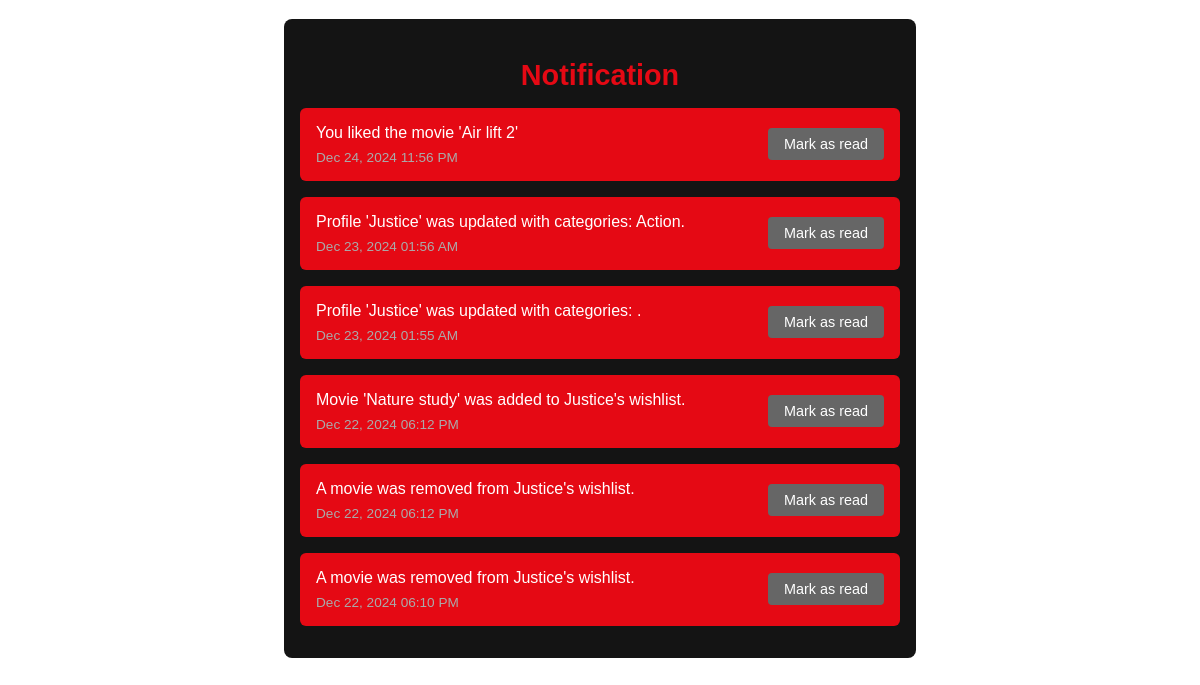
The app's page /notifications/ (signed in) with its own data.
### netflix/models.py (models this page shows, shortened)
class Notification(models.Model):
    profile = models.ForeignKey(Profile, on_delete=models.CASCADE, related_name="notifications")
    message = models.TextField()
    created_at = models.DateTimeField(auto_now_add=True)
    is_read = models.BooleanField(default=False)

### netflix/views.py (the view)
# urls.py: path('notifications/', notification_view, name='notification_view'),
@login_required
def notification_view(request):
    profile_id = request.session.get('active_profile_id')  # Example session variable
    profile = get_object_or_404(Profile, id=profile_id)
    if not profile:
        return render(request, 'netflix/notifications.html')  # Replace with your template
    notifications = Notification.objects.filter(profile=profile).order_by('-created_at')
    return render(request, 'netflix/notifications.html', {'notifications': notifications})

### templates/netflix/notifications.html (shortened to what this page needs)
<div class="notifications__container">
  <h2 class="notifications__title">Notification</h2>
  <ul class="notifications__list">
    {% for notification in notifications %}
    <li class="notification {% if not notification.is_read %}notification--unread{% endif %}" data-id="{{ notification.id }}">
      <div class="notification__content">
        <p class="notification__message">{{ notification.message }}</p>
        <span class="notification__time">{{ notification.created_at|date:"M d, Y h:i A" }}</span>
      </div>
      {% if not notification.is_read %}
        <button class="notification__mark-read" onclick="markAsRead({{ notification.id }})">Mark as read</button>
      {% endif %}
    </li>
    {% empty %}
      <li class="notification notification--empty">
        <p class="notification__message">You have no notifications.</p>
      </li>
    {% endfor %}
  </ul>
</div>

### templates/netflix/notifications.html (style rules this page uses)
.notifications__container { max-width: 600px; margin: 5mm auto; padding: 1rem; background-color: #141414; border-radius: 8px; color: #fff; font-family: Arial, sans-serif; }
.notifications__title { font-size: 1.8rem; font-weight: bold; margin-bottom: 1rem; text-align: center; color: #e50914; }
.notifications__list { list-style: none; padding: 0; margin: 0; }
.notification { padding: 1rem; margin-bottom: 1rem; border-radius: 6px; background-color: #333; display: flex; justify-content: space-between; align-items: center; transition: background-color 0.3s ease; }
.notification--unread { background-color: #e50914; }
.notification__content { display: flex; flex-direction: column; }
.notification__message { font-size: 1rem; margin: 0 0 0.5rem 0; }
.notification__time { font-size: 0.85rem; color: #aaa; }
.notification__mark-read { padding: 0.5rem 1rem; font-size: 0.9rem; color: #fff; background-color: #666; border: none; border-radius: 4px; cursor: pointer; transition: background-color 0.3s ease, opacity 0.5s ease; }

### records on screen
Notification: message "You liked the movie 'Air lift 2'", created_at "Dec 24, 2024 11:56 PM"
Notification: message "Profile 'Justice' was updated with categories: Action.", created_at "Dec 23, 2024 01:56 AM"
Notification: message "Profile 'Justice' was updated with categories: .", created_at "Dec 23, 2024 01:55 AM"
Notification: message "Movie 'Nature study' was added to Justice's wishlist.", created_at "Dec 22, 2024 06:12 PM"
Notification: message "A movie was removed from Justice's wishlist.", created_at "Dec 22, 2024 06:12 PM"
Notification: message "A movie was removed from Justice's wishlist.", created_at "Dec 22, 2024 06:10 PM"
